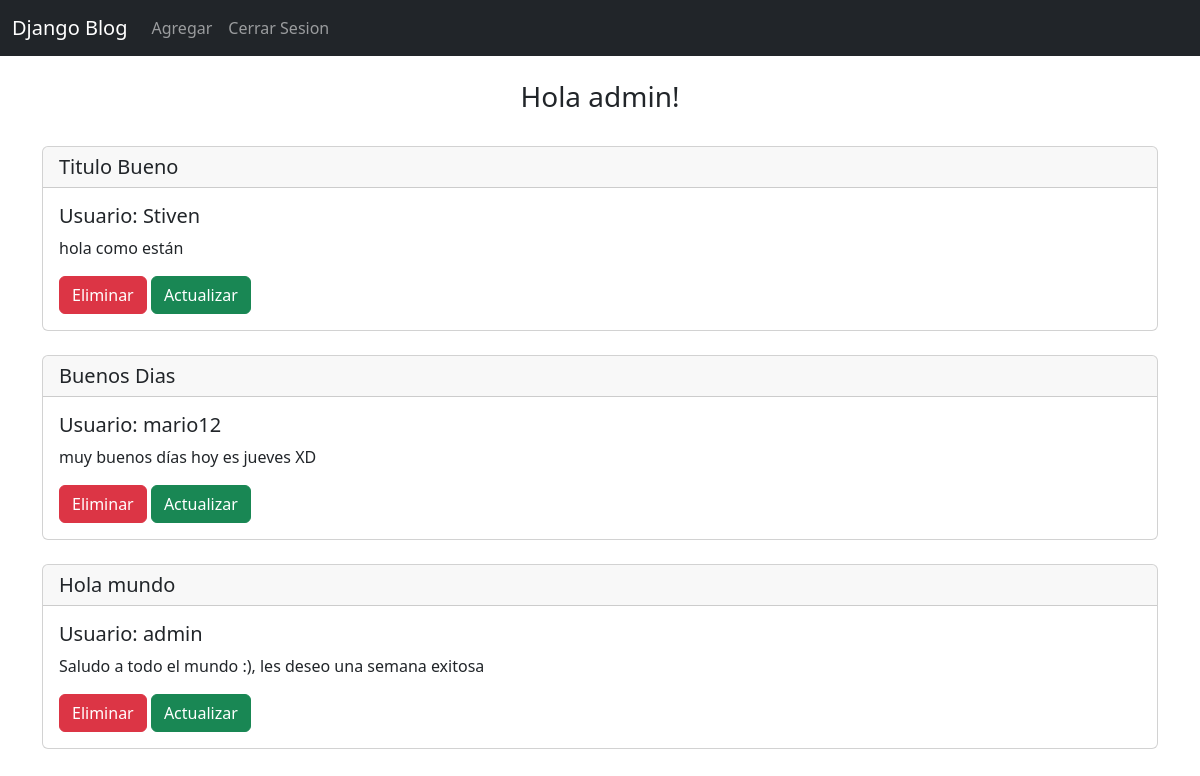
The app's page / (signed in) with its own data.
### app/models.py (models this page shows, shortened)
class Publicacion(models.Model):
    titulo = models.CharField(max_length=50)
    descripcion = models.TextField(max_length=250)
    usuario = models.ForeignKey(User, null=True, on_delete=models.SET_NULL)

### app/views.py (the view)
# urls.py: path('', views.home, name='home'),
@login_required
def home(request):
    publicaciones = Publicacion.objects.all()
    return render(request, "app/home.html", {'publicaciones':publicaciones})

### app/templates/app/home.html
{%  extends "app/base.html" %}
{% block content %}
    <br>
    <center>
        <h3>Hola {{ user }}!</h3>
    </center>
    {% for publicacion in publicaciones %}
        <br>
        <div class="card">
            <h5 class="card-header">{{publicacion.titulo}}</h5>
            <div class="card-body">
                <h5 class="card-title">Usuario: {{publicacion.usuario}}</h5>
                <p class="card-text">{{publicacion.descripcion}}</p>
                <a href="{% url 'eliminar' publicacion.id %}" class="btn btn-danger">Eliminar</a>
                <a href="{% url 'actualizar' publicacion.id %}" class="btn btn-success">Actualizar</a>
            </div>
        </div>
    {% endfor %}
    <br>
{% endblock %}

### records on screen
Publicacion: titulo "Titulo Bueno", usuario "Stiven", descripcion "hola como están"
Publicacion: titulo "Buenos Dias", usuario "mario12", descripcion "muy buenos días hoy es jueves XD"
Publicacion: titulo "Hola mundo", usuario "admin", descripcion "Saludo a todo el mundo :), les deseo una semana exitosa"

### other values on screen
{{ user }} "admin"
